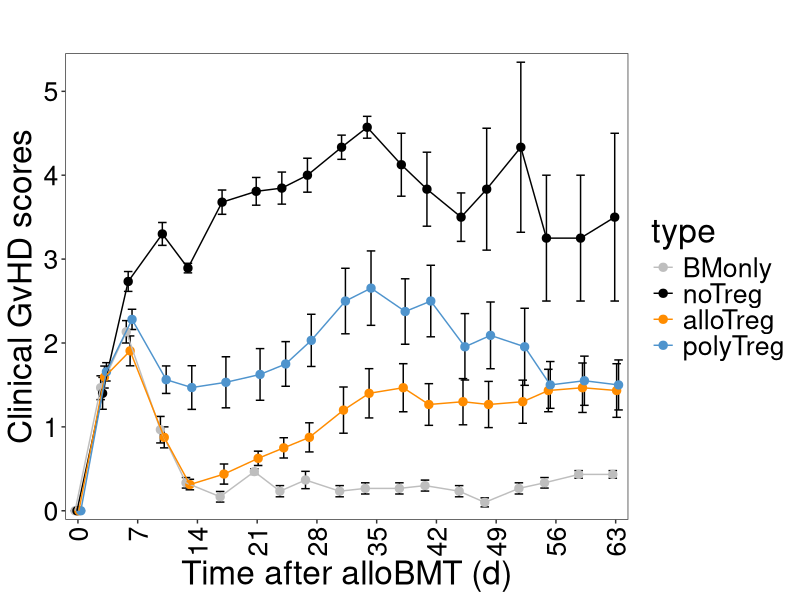
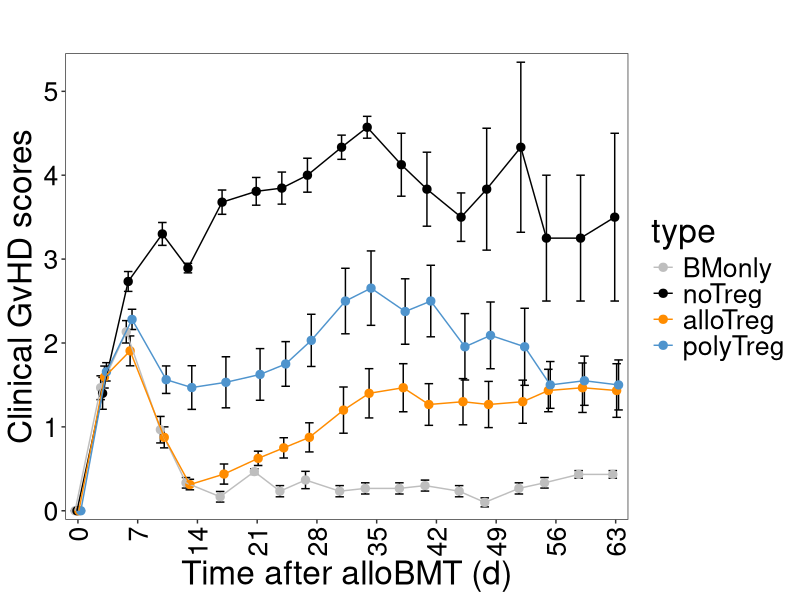

Write R code to recreate these figures, in order. (Note: this script raises an error after producing the figures.)
## ---- chunk 1
knitr::opts_chunk$set(echo = TRUE)
knitr::opts_knit$set(root.dir = normalizePath(".."))
knitr::write_bib(.packages(), "Figure2c_BMTGvHDscore.packages.bib")
## ---- chunk 2
library(ggplot2)
library(scales)
library(tidyr)
## ---- chunk 3
score.data <- read.delim("./data/Fig2_GvHDscore.txt", header=TRUE)
score.df <- score.data %>% gather(key = "animal", value = "scores", -1)
score.df$type <- c(rep("BMonly",285), rep("noTreg",285), rep("alloTreg",304), rep("polyTreg",304))
score.df$type <- factor(score.df$type,levels = c("BMonly","noTreg","alloTreg","polyTreg"))
score.df
## ---- chunk 4
p <- ggplot(score.df, aes(x=time, y=scores, group=type, color=type)) 
p <- p + stat_summary(fun.data=mean_se, fun.args = list(mult=1), geom="errorbar", color="black", size=0.5, width = 4, position=position_dodge(.9))
p <- p + stat_summary(fun = mean, geom = "point", size=2.5, position=position_dodge(.9))
p <- p + stat_summary(fun = mean, geom = "line", size=.5, position=position_dodge(.9))
p <- p + theme_bw() + theme(panel.grid.major = element_blank(), panel.grid.minor = element_blank(), axis.text.x = element_text(angle = 90, vjust = 0.5, hjust=1, color="black"), axis.text.y = element_text(color="black"), text = element_text(size = 24))
p <- p + scale_color_manual(values = c("gray","black","darkorange","steelblue3")) + scale_x_continuous(breaks = c(0,7,14,21,28,35,42,49,56,63), expand = c(0.01,0)) + scale_y_continuous(expand = c(0.02,0))
p <- p + labs(title="",x="Time after alloBMT (d)", y = "Clinical GvHD scores")
p
## ---- chunk 5
pdf("./figures/Figure2c_BMTGvHDscore.pdf", height=4.5, width=7.5)
p
dev.off()
## ---- chunk 6
myTukey <- score.data$time
myAnova <- score.data$time
for (i in score.data$time) {
test.data <- score.df[ which(score.df$time==i),]  
test.res.aov <- aov(scores~type, data=test.data)
myAnova[i] <- summary(test.res.aov)
myTukey[i] <- TukeyHSD(test.res.aov)
}
## ---- chunk 7
for (i in score.data$time) {
print(c(i, myAnova[i]), row.names = FALSE)
}
## ---- chunk 8
for (i in score.data$time) {
print(c(i, myTukey[i]))
}
## ---- chunk 9
sessionInfo(package = NULL)
writeLines(capture.output(sessionInfo(package = NULL)), "./Rscripts/Figure2c_BMTGvHDscore_SessionInfo.txt")
